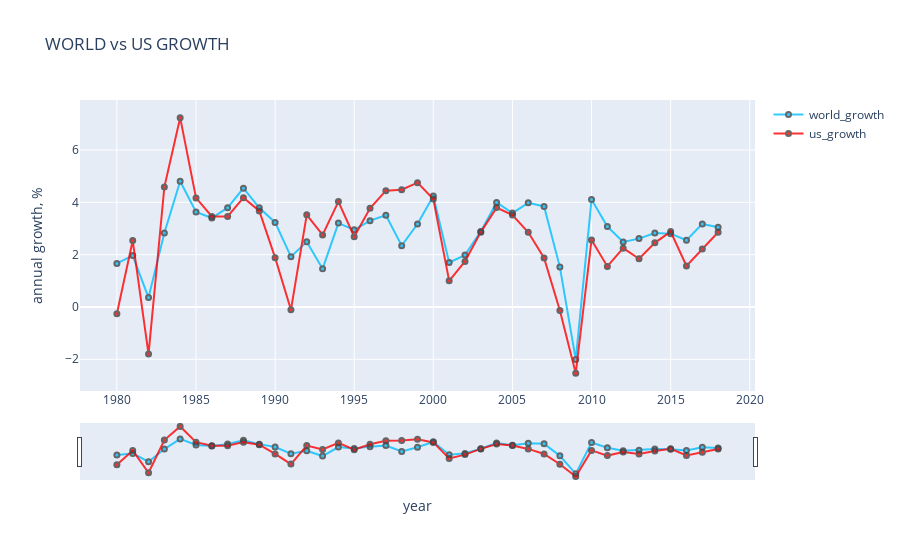

The notebook cell this image was saved under:
### Markdown cell above
OVERALL IMAGES:
GROWTH
GDP

### Code cell
# create a graph using plotly library

layout= go.Layout(yaxis={"title": "annual growth, %"}, xaxis= {'title': 'year'})


fig= go.Figure(layout=layout)

fig.add_trace(go.Scatter(
    x= world_growth_train.index,
    y= world_growth_train,
    name= 'world_growth',
    line_color= 'deepskyblue',
    opacity= .8)
             )
fig.add_trace(go.Scatter(
    x=us_growth_train.index,
    y= us_growth_train, 
    name= 'us_growth',
    line_color= 'red',
    opacity= .8)
             )
layout= go.Layout(showlegend= True)
# Set options common to all traces with fig.update_traces
fig.update_traces(mode='lines+markers', marker_line_width=2, marker_size=5)

fig.update_layout(title_text= 'WORLD vs US GROWTH', xaxis_rangeslider_visible=True)
fig.show()

### Figure 1 — Plotly figure (JSON) as saved in the notebook; plotly's stock layout.template omitted (floating-point values rounded to 4 significant figures)
{"data": [{"line": {"color": "deepskyblue"}, "marker": {"line": {"width": 2}, "size": 5}, "mode": "lines+markers", "name": "world_growth", "opacity": 0.8, "type": "scatter", "x": ["1980-01-01T00:00:00", "1981-01-01T00:00:00", "1982-01-01T00:00:00", "1983-01-01T00:00:00", "1984-01-01T00:00:00", "1985-01-01T00:00:00", "1986-01-01T00:00:00", "1987-01-01T00:00:00", "1988-01-01T00:00:00", "1989-01-01T00:00:00", "1990-01-01T00:00:00", "1991-01-01T00:00:00", "1992-01-01T00:00:00", "1993-01-01T00:00:00", "1994-01-01T00:00:00", "1995-01-01T00:00:00", "1996-01-01T00:00:00", "1997-01-01T00:00:00", "1998-01-01T00:00:00", "1999-01-01T00:00:00", "2000-01-01T00:00:00", "2001-01-01T00:00:00", "2002-01-01T00:00:00", "2003-01-01T00:00:00", "2004-01-01T00:00:00", "2005-01-01T00:00:00", "2006-01-01T00:00:00", "2007-01-01T00:00:00", "2008-01-01T00:00:00", "2009-01-01T00:00:00", "2010-01-01T00:00:00", "2011-01-01T00:00:00", "2012-01-01T00:00:00", "2013-01-01T00:00:00", "2014-01-01T00:00:00", "2015-01-01T00:00:00", "2016-01-01T00:00:00", "2017-01-01T00:00:00", "2018-01-01T00:00:00"], "y": [1.663, 1.965, 0.359, 2.827, 4.807, 3.635, 3.401, 3.798, 4.542, 3.789, 3.233, 1.922, 2.493, 1.459, 3.206, 2.949, 3.3, 3.503, 2.344, 3.172, 4.24, 1.701, 1.983, 2.89, 3.994, 3.589, 3.98, 3.844, 1.524, -2.01, 4.107, 3.073, 2.486, 2.613, 2.83, 2.803, 2.549, 3.175, 3.05]}, {"line": {"color": "red"}, "marker": {"line": {"width": 2}, "size": 5}, "mode": "lines+markers", "name": "us_growth", "opacity": 0.8, "type": "scatter", "x": ["1980-01-01T00:00:00", "1981-01-01T00:00:00", "1982-01-01T00:00:00", "1983-01-01T00:00:00", "1984-01-01T00:00:00", "1985-01-01T00:00:00", "1986-01-01T00:00:00", "1987-01-01T00:00:00", "1988-01-01T00:00:00", "1989-01-01T00:00:00", "1990-01-01T00:00:00", "1991-01-01T00:00:00", "1992-01-01T00:00:00", "1993-01-01T00:00:00", "1994-01-01T00:00:00", "1995-01-01T00:00:00", "1996-01-01T00:00:00", "1997-01-01T00:00:00", "1998-01-01T00:00:00", "1999-01-01T00:00:00", "2000-01-01T00:00:00", "2001-01-01T00:00:00", "2002-01-01T00:00:00", "2003-01-01T00:00:00", "2004-01-01T00:00:00", "2005-01-01T00:00:00", "2006-01-01T00:00:00", "2007-01-01T00:00:00", "2008-01-01T00:00:00", "2009-01-01T00:00:00", "2010-01-01T00:00:00", "2011-01-01T00:00:00", "2012-01-01T00:00:00", "2013-01-01T00:00:00", "2014-01-01T00:00:00", "2015-01-01T00:00:00", "2016-01-01T00:00:00", "2017-01-01T00:00:00", "2018-01-01T00:00:00"], "y": [-0.257, 2.538, -1.802, 4.584, 7.237, 4.169, 3.463, 3.46, 4.177, 3.673, 1.886, -0.108, 3.522, 2.753, 4.029, 2.684, 3.772, 4.447, 4.481, 4.753, 4.127, 0.999, 1.742, 2.861, 3.799, 3.513, 2.855, 1.876, -0.137, -2.537, 2.564, 1.551, 2.249, 1.842, 2.452, 2.881, 1.567, 2.217, 2.857]}], "layout": {"title": {"text": "WORLD vs US GROWTH"}, "xaxis": {"rangeslider": {"visible": true}, "title": {"text": "year"}}, "yaxis": {"title": {"text": "annual growth, %"}}}}
